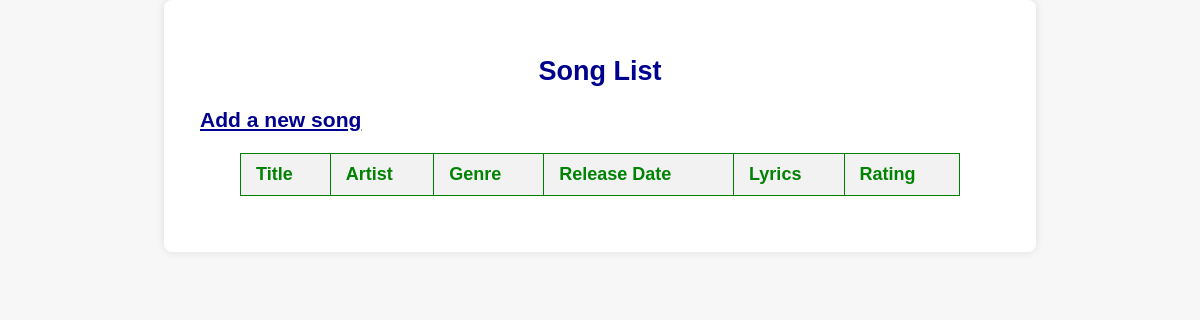
Before: / with the older database file.
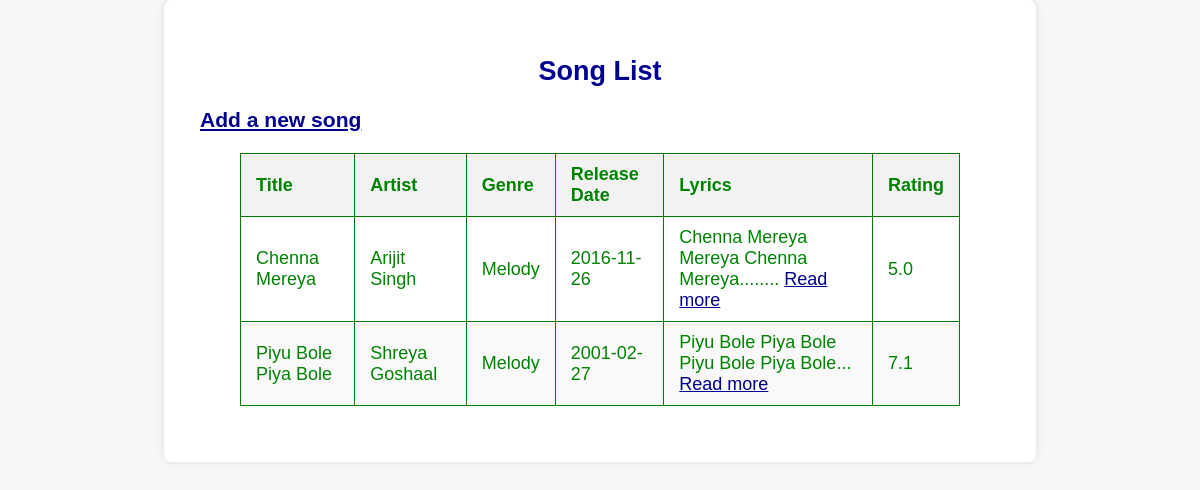
After: the same page with the newer database file.
### tables this page shows
CREATE TABLE songs (
                                id INTEGER PRIMARY KEY AUTOINCREMENT,
                                title TEXT,
                                artist_id INTEGER,
                                genre_id INTEGER,
                                release_date TEXT,
                                lyrics TEXT,
                                rating REAL,
                                FOREIGN KEY (artist_id) REFERENCES artists(id),
                                FOREIGN KEY (genre_id) REFERENCES genres(id));

CREATE TABLE artists (
                                id INTEGER PRIMARY KEY AUTOINCREMENT,
                                name TEXT UNIQUE);

CREATE TABLE genres (
                                id INTEGER PRIMARY KEY AUTOINCREMENT,
                                name TEXT UNIQUE);

### index.py (the view)
class Index(MethodView):
    def get(self):
        model = gbmodel.get_model()
        entries = [dict(title=row[0], artist=row[1], genre=row[2], release_date=row[3], lyrics=row[4], rating=row[5])
                   for row in model.get_all_songs()]
        return render_template('index.html', entries=entries)

### gbmodel/__init__.py (called while the page is built)
def get_model():
    return appmodel

### gbmodel/model_sqlite3.py (called while the page is built)
def get_db_connection():
    return sqlite3.connect(DB_FILE)

    def get_all_songs(self):
        connection = get_db_connection()  # Get a new connection for this operation
        cursor = connection.cursor()
        cursor.execute('''SELECT songs.title, artists.name AS artist, genres.name AS genre,
                          songs.release_date, songs.lyrics, songs.rating
                          FROM songs
                          JOIN artists ON songs.artist_id = artists.id
                          JOIN genres ON songs.genre_id = genres.id''')
        songs = cursor.fetchall()
        cursor.close()
        connection.close()
        return songs

### templates/index.html (shortened to what this page needs)
{% extends "layout.html" %}
{% block content %}
    <h2>Song List</h2>
    <h3><a href="{{ url_for('sign') }}">Add a new song</a></h3>
    <table border="1" cellpadding="10" cellspacing="0">
        <thead>
            <tr>
                <th>Title</th>
                <th>Artist</th>
                <th>Genre</th>
                <th>Release Date</th>
                <th>Lyrics</th>
                <th>Rating</th>
            </tr>
        </thead>
        <tbody>
            {% for song in entries %}
                <tr>
                    <td>{{ song.title }}</td>
                    <td>{{ song.artist }}</td>
                    <td>{{ song.genre }}</td>
                    <td>{{ song.release_date }}</td>
                    <td>
                        {{ song.lyrics[:100] }}...
                        <a href="javascript:void(0);" onclick="toggleLyrics('more-{{ loop.index }}')">Read more</a>
                    </td>
                    <td>{{ song.rating }}</td>
                </tr>
            {% endfor %}
        </tbody>
    </table>
{% endblock %}

### templates/layout.html (shortened to what this page needs)
<!doctype html>
<html>
<link rel=stylesheet type=text/css href="{{ url_for('static', filename='style.css') }}">
<div class=page>
    {% block content %}{% endblock %}
</div>
</html>

### static/style.css (style rules this page uses)
a, h1, h2 { color: #00008F; margin: 20px auto; text-align: center; }
.page { margin: 0 auto; padding: 2em; max-width: 800px; background-color: #fff; box-shadow: 0px 0px 10px rgba(0, 0, 0, 0.1); border-radius: 8px; }
table { width: 90%; border-collapse: collapse; margin: 20px auto; }
th, td { padding: 10px 15px; text-align: left; border: 1px solid green; }
th { background-color: #f2f2f2; }
tr:nth-child(even) { background-color: #f9f9f9; }
a { color: #00008F; text-decoration: underline; }

Changed rows visible on the page:
added songs: title "Chenna Mereya", artist "Arijit Singh", genre "Melody", release_date "2016-11-26", lyrics "Chenna Mereya Mereya Chenna Mereya.....", rating "5.0"
added songs: title "Piyu Bole Piya Bole", artist "Shreya Goshaal", genre "Melody", release_date "2001-02-27", lyrics "Piyu Bole Piya Bole Piyu Bole Piya Bole", rating "7.1"
